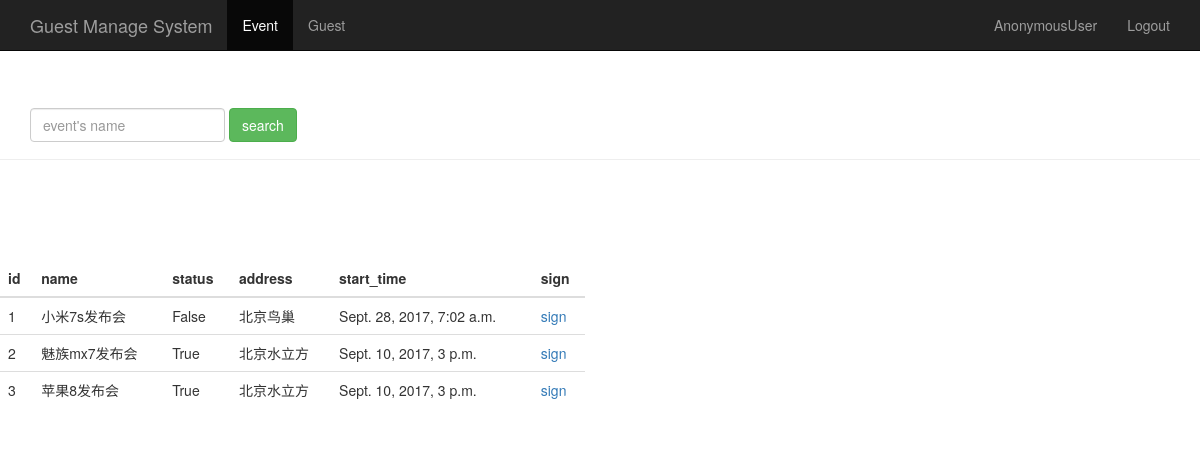
The page /search_name/ on the database its author committed.
### sign/models.py (models this page shows, shortened)
class Event(models.Model):
    name = models.CharField(max_length=100) #event title
    limit = models.IntegerField()           #amount of attendance people
    status = models.BooleanField()          #status of event
    address = models.CharField(max_length=200) #address
    start_time = models.DateTimeField('events time') #time of event
    create_time = models.DateTimeField(auto_now=True) #create time of event(auto)

### sign/views.py (the view)
# urls.py: url(r'^search_name/$',views.search_name),
def search_name(request):
    event_name = request.GET.get("name",'')
    event_list = Event.objects.filter(name__contains= event_name)
    return  render(request,"event_manage.html",{ "events": event_list})

### sign/templates/event_manage.html (shortened to what this page needs)
<!DOCTYPE html>
<html lang="zh-CN">
<head>
    {% load bootstrap3%}
    {% bootstrap_css %}
</head>
<body role="document">
<nav class=" navbar navbar-inverse navbar-fixed-top">
    <div class="container">
       <div class="navbar-header">
           <a class="navbar-brand" href="/event_manage/">Guest Manage System</a>
       </div>
        <div id="navbar_event" class="collapse navbar-collapse">
            <ul class="nav navbar-nav">
                <li class="active"><a href="#">Event</a> </li>
                <li><a href="/guest_manage/">Guest</a> </li>
            </ul>
            <ul class="nav navbar-nav navbar-right">
                <li><a href="#">{{user}}</a> </li>
                <li><a href="/logout/">Logout</a> </li>
            </ul>
        </div>
    </div>
</nav>
<div class="page-header" style="padding-top: 60px;">
    <div id="navbar_searchname" class="navbar-collapse collapse">
        <form class="navbar-form" method="get" action="/search_name/">
            <div class="form-group">
                <input name="name" type="text" placeholder="event's name" class="form-control">
            </div>
            <button type="submit" class="btn btn-success">search</button>
        </form>
    </div>
</div>
<div class="row" style="padding-top: 80px;">
    <div class="col-md-6">
        <table class="table table-stripesd">
            <thead>
            <tr>
                <th>id</th><th>name</th><th>status</th><th>address</th><th>start_time</th> <th>sign</th>
            </tr>
            </thead>
            <tbody>
            {% for event in events %}
            <tr>
                <td>{{event.id}}</td>
                <td>{{event.name}}</td>
                <td>{{event.status}}</td>
                <td>{{event.address}}</td>
                <td>{{event.start_time}}</td>
                <td><a href="/sign_index/{{event.id}}" target="{{event.id}}_blank">sign</a> </td>
            </tr>
            {% endfor %}
            </tbody>
        </table>
    </div>
</div>
</body>
</html>

### rows shown on the page
Event: id "1", name "小米7s发布会", status "False", address "北京鸟巢", start_time "Sept. 28, 2017, 7:02 a.m."
Event: id "2", name "魅族mx7发布会", status "True", address "北京水立方", start_time "Sept. 10, 2017, 3 p.m."
Event: id "3", name "苹果8发布会", status "True", address "北京水立方", start_time "Sept. 10, 2017, 3 p.m."

### other values the page prints
{{ user }} "AnonymousUser"
